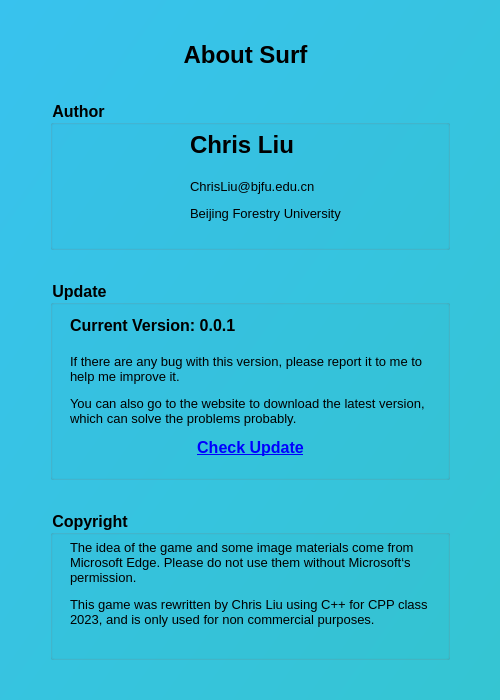
<?xml version="1.0" encoding="UTF-8"?>
<ui version="4.0">
 <class>AboutClass</class>
 <widget class="QWidget" name="AboutClass">
  <property name="geometry">
   <rect>
    <x>0</x>
    <y>0</y>
    <width>500</width>
    <height>700</height>
   </rect>
  </property>
  <property name="sizePolicy">
   <sizepolicy hsizetype="Fixed" vsizetype="Fixed">
    <horstretch>0</horstretch>
    <verstretch>0</verstretch>
   </sizepolicy>
  </property>
  <property name="minimumSize">
   <size>
    <width>500</width>
    <height>700</height>
   </size>
  </property>
  <property name="maximumSize">
   <size>
    <width>500</width>
    <height>700</height>
   </size>
  </property>
  <property name="windowTitle">
   <string>About</string>
  </property>
  <property name="styleSheet">
   <string notr="true">#AboutClass {
	background-color: qlineargradient(spread:pad, x1:0, y1:0, x2:1, y2:1, stop:0 rgba(56, 194, 238, 255), stop:1 rgba(53, 197, 210, 255));
}</string>
  </property>
  <widget class="QGroupBox" name="Author">
   <property name="geometry">
    <rect>
     <x>50</x>
     <y>100</y>
     <width>400</width>
     <height>150</height>
    </rect>
   </property>
   <property name="sizePolicy">
    <sizepolicy hsizetype="Fixed" vsizetype="Fixed">
     <horstretch>0</horstretch>
     <verstretch>0</verstretch>
    </sizepolicy>
   </property>
   <property name="maximumSize">
    <size>
     <width>400</width>
     <height>150</height>
    </size>
   </property>
   <property name="styleSheet">
    <string notr="true">#Author {
	font-weight: bold;
	font-size: 16px; 
}
</string>
   </property>
   <property name="title">
    <string>Author</string>
   </property>
   <widget class="QLabel" name="Avatarimg">
    <property name="geometry">
     <rect>
      <x>20</x>
      <y>30</y>
      <width>100</width>
      <height>100</height>
     </rect>
    </property>
    <property name="sizePolicy">
     <sizepolicy hsizetype="Fixed" vsizetype="Fixed">
      <horstretch>0</horstretch>
      <verstretch>0</verstretch>
     </sizepolicy>
    </property>
    <property name="maximumSize">
     <size>
      <width>100</width>
      <height>100</height>
     </size>
    </property>
    <property name="styleSheet">
     <string notr="true"/>
    </property>
    <property name="text">
     <string>&lt;html&gt;&lt;head/&gt;&lt;body&gt;&lt;p&gt;&lt;a href=&quot;https://github.com/Nero978&quot;&gt;&lt;img src=&quot;:/assets/images/Avatar.jpg&quot;/&gt;&lt;/a&gt;&lt;/p&gt;&lt;/body&gt;&lt;/html&gt;</string>
    </property>
    <property name="scaledContents">
     <bool>true</bool>
    </property>
    <property name="openExternalLinks">
     <bool>true</bool>
    </property>
   </widget>
   <widget class="QLabel" name="name">
    <property name="geometry">
     <rect>
      <x>140</x>
      <y>30</y>
      <width>111</width>
      <height>31</height>
     </rect>
    </property>
    <property name="text">
     <string>&lt;html&gt;&lt;head/&gt;&lt;body&gt;&lt;p&gt;&lt;span style=&quot; font-size:18pt; font-weight:700;&quot;&gt;Chris Liu&lt;/span&gt;&lt;/p&gt;&lt;/body&gt;&lt;/html&gt;</string>
    </property>
   </widget>
   <widget class="QLabel" name="label">
    <property name="geometry">
     <rect>
      <x>140</x>
      <y>70</y>
      <width>161</width>
      <height>61</height>
     </rect>
    </property>
    <property name="text">
     <string>&lt;html&gt;&lt;head/&gt;&lt;body&gt;&lt;p&gt;&lt;span style=&quot; font-size:10pt;&quot;&gt;ChrisLiu@bjfu.edu.cn&lt;/span&gt;&lt;/p&gt;&lt;p&gt;&lt;span style=&quot; font-size:10pt;&quot;&gt;Beijing Forestry University&lt;/span&gt;&lt;/p&gt;&lt;/body&gt;&lt;/html&gt;</string>
    </property>
   </widget>
  </widget>
  <widget class="QLabel" name="title">
   <property name="geometry">
    <rect>
     <x>160</x>
     <y>30</y>
     <width>171</width>
     <height>51</height>
    </rect>
   </property>
   <property name="text">
    <string>&lt;html&gt;&lt;head/&gt;&lt;body&gt;&lt;p align=&quot;center&quot;&gt;&lt;span style=&quot; font-size:18pt; font-weight:700;&quot;&gt;About Surf&lt;/span&gt;&lt;/p&gt;&lt;/body&gt;&lt;/html&gt;</string>
   </property>
  </widget>
  <widget class="QGroupBox" name="Update">
   <property name="geometry">
    <rect>
     <x>50</x>
     <y>280</y>
     <width>400</width>
     <height>200</height>
    </rect>
   </property>
   <property name="styleSheet">
    <string notr="true">#Update {
	font-weight: bold;
	font-size: 16px; 
}
</string>
   </property>
   <property name="title">
    <string>Update</string>
   </property>
   <widget class="QLabel" name="CV">
    <property name="geometry">
     <rect>
      <x>20</x>
      <y>30</y>
      <width>301</width>
      <height>31</height>
     </rect>
    </property>
    <property name="text">
     <string>&lt;html&gt;&lt;head/&gt;&lt;body&gt;&lt;p&gt;&lt;span style=&quot; font-size:12pt; font-weight:700;&quot;&gt;Current Version: 0.0.1&lt;/span&gt;&lt;/p&gt;&lt;/body&gt;&lt;/html&gt;</string>
    </property>
   </widget>
   <widget class="QLabel" name="verIntro">
    <property name="geometry">
     <rect>
      <x>20</x>
      <y>70</y>
      <width>361</width>
      <height>111</height>
     </rect>
    </property>
    <property name="inputMethodHints">
     <set>Qt::ImhMultiLine</set>
    </property>
    <property name="text">
     <string>&lt;html&gt;&lt;head/&gt;&lt;body&gt;&lt;p&gt;&lt;span style=&quot; font-size:10pt;&quot;&gt;If there are any bug with this version, please report it to me to help me improve it.&lt;/span&gt;&lt;/p&gt;&lt;p&gt;&lt;span style=&quot; font-size:10pt;&quot;&gt;You can also go to the website to download the latest version, which can solve the problems probably.&lt;/span&gt;&lt;/p&gt;&lt;p align=&quot;center&quot;&gt;&lt;a href=&quot;https://cdn.rxgzs.cn/Surf&quot;&gt;&lt;span style=&quot; font-size:12pt; font-weight:700; text-decoration: underline; color:#0000ff;&quot;&gt;Check Update&lt;/span&gt;&lt;/a&gt;&lt;/p&gt;&lt;/body&gt;&lt;/html&gt;</string>
    </property>
    <property name="wordWrap">
     <bool>true</bool>
    </property>
    <property name="openExternalLinks">
     <bool>true</bool>
    </property>
   </widget>
  </widget>
  <widget class="QGroupBox" name="Copyright">
   <property name="geometry">
    <rect>
     <x>50</x>
     <y>510</y>
     <width>400</width>
     <height>150</height>
    </rect>
   </property>
   <property name="sizePolicy">
    <sizepolicy hsizetype="Fixed" vsizetype="Fixed">
     <horstretch>0</horstretch>
     <verstretch>0</verstretch>
    </sizepolicy>
   </property>
   <property name="maximumSize">
    <size>
     <width>400</width>
     <height>150</height>
    </size>
   </property>
   <property name="styleSheet">
    <string notr="true">#Copyright {
	font-weight: bold;
	font-size: 16px; 
}
</string>
   </property>
   <property name="title">
    <string>Copyright</string>
   </property>
   <widget class="QLabel" name="copyrightText">
    <property name="geometry">
     <rect>
      <x>20</x>
      <y>30</y>
      <width>361</width>
      <height>101</height>
     </rect>
    </property>
    <property name="text">
     <string>&lt;html&gt;&lt;head/&gt;&lt;body&gt;&lt;p&gt;&lt;span style=&quot; font-size:10pt;&quot;&gt;The idea of the game and some image materials come from Microsoft Edge. Please do not use them without Microsoft‘s permission.&lt;/span&gt;&lt;/p&gt;&lt;p&gt;&lt;span style=&quot; font-size:10pt;&quot;&gt;This game was rewritten by Chris Liu using C++ for CPP class 2023, and is only used for non commercial purposes.&lt;/span&gt;&lt;/p&gt;&lt;/body&gt;&lt;/html&gt;</string>
    </property>
    <property name="alignment">
     <set>Qt::AlignLeading|Qt::AlignLeft|Qt::AlignTop</set>
    </property>
    <property name="wordWrap">
     <bool>true</bool>
    </property>
   </widget>
  </widget>
  <widget class="QWidget" name="bg" native="true">
   <property name="geometry">
    <rect>
     <x>0</x>
     <y>0</y>
     <width>500</width>
     <height>700</height>
    </rect>
   </property>
   <property name="sizePolicy">
    <sizepolicy hsizetype="Fixed" vsizetype="Fixed">
     <horstretch>0</horstretch>
     <verstretch>0</verstretch>
    </sizepolicy>
   </property>
   <property name="styleSheet">
    <string notr="true">#bg {
	
	background-image: url(:/assets/images/bg1280.png);
}</string>
   </property>
  </widget>
  <zorder>bg</zorder>
  <zorder>Author</zorder>
  <zorder>title</zorder>
  <zorder>Update</zorder>
  <zorder>Copyright</zorder>
 </widget>
 <layoutdefault spacing="6" margin="11"/>
 <resources>
  <include location="Surf.qrc"/>
 </resources>
 <connections/>
</ui>
